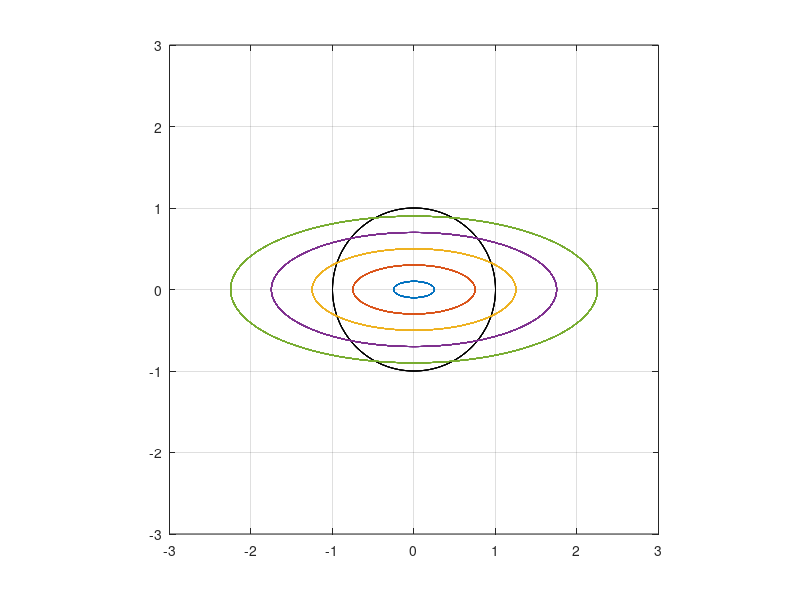

Here is the MATLAB script that generated this plot:
skip = [1 2; 2 1; 3 1; 3 2];
for i = 1:3
    for j = 1:3
        if ismember([i j], skip, 'rows')
            continue;
        end
        disp([i,j]);
    end
end
%% plot 2D tangential relative displacement

T = 1;
N = 256;
phy = pi / 2;
dt = T / N;
t = 0:dt:10*pi;

figure;
plot(sin(t),cos(t), 'k-'), hold on;
grid on;
for Uy0 = 0.1:0.2:1
% Uy0 = 1;
    Ux0 = 2.5 * Uy0;
    
    Ux = Ux0 * sin(2*pi*t);
    Uy = Uy0 * sin(2*pi*t + phy);
    % figure;
    plot(Ux, Uy), hold on;

% drawnow;
% pause(0.05);
end
xlim([-3,3]);
ylim([-3,3]);
pbaspect([1 1 1]);

%% find transition time, from slip or saperation to stick
Mf = [1 0 1 1 1 0 -1 -1 0 1  1  1]';
ll = [1 2 3 4 5 6  7  8 9 10 11 12];
N = length(Mf);
record = zeros(size(Mf));
p = 0;
keep = 0;
for i = 1:N

    if i == 1 && Mf(1) ~=0 
        for j = 1:N
            k = N - j + 1;
            if Mf(k) == 0
                p = mod(k, N) + 1;
                keep = 1;
                break;
            end
        end
    elseif Mf(i) ~= 0 && keep == 0
        p = i;
        keep = 1;
    end

    if Mf(i) == 0 && keep == 1
        keep = 0;
    end

    record(i) = p;


end
record